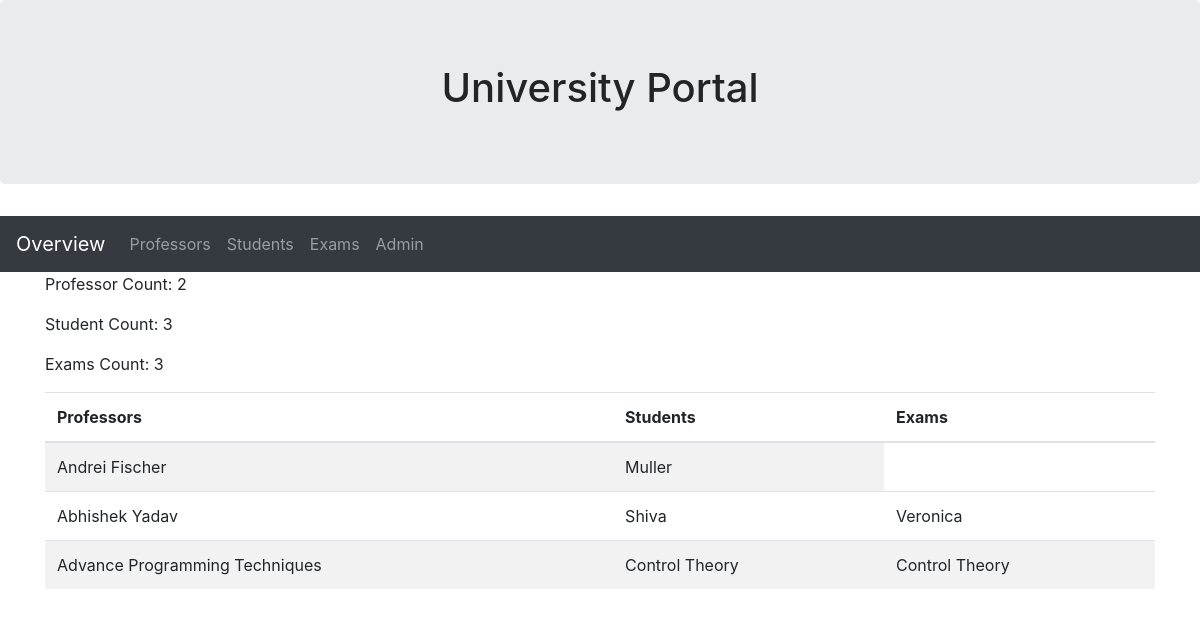
The page / on the database its author committed.
### university/models.py (models this page shows, shortened)
class Professor(models.Model):
    name = models.CharField(max_length=100, null=True)

class Student(models.Model):
    name = models.CharField(max_length=150, null=True)
    matriculation_number = models.IntegerField(default=0, null=True)

class Exam(models.Model):
    topic = models.CharField(max_length=200, null=True)
    docent = models.ForeignKey(Professor, on_delete=models.CASCADE, null=True)
    participants = models.ManyToManyField(Student, related_name="Exam")

### university/views.py (the view)
# urls.py: path('', views.index, name='index'),
def index(request):
    professors = Professor.objects.all()
    students = Student.objects.all()
    exams = Exam.objects.all()
    context = {"professors": professors, "students": students, "exams": exams}
    return render(request, 'university/index.html', context)

### university/templates/university/index.html
{% extends "university/base.html" %}
{% block main %}
<p>Professor Count: {{professors.count}}</p>
<p>Student Count: {{students.count}}</p>
<p>Exams Count: {{exams.count}}</p>
<table class="table table-striped">
    <thead>
    <tr>
        <th>Professors</th>
        <th>Students</th>
        <th>Exams</th>
    </tr>
    </thead>
    <tbody>
    <tr>
        {% for Professor in professors %}
        <td>{{Professor.name}}</td>
        {% endfor %}
    </tr>
    <tr>
        {% for Student in students %}
        <td>{{Student.name}}</td>
        {% endfor %}
    </tr>
    <tr>
        {% for Exam in exams %}
        <td>{{Exam.topic}}</td>
        {% endfor %}
    </tr>
    </tbody>
</table>
{% endblock %}

### university/templates/university/base.html (shortened to what this page needs)
<!DOCTYPE html>
<html lang="en">
<head>
  <link rel="stylesheet" href="https://maxcdn.bootstrapcdn.com/bootstrap/4.5.0/css/bootstrap.min.css">
</head>
<body>
<div class="jumbotron text-center">
  <h1>{% block headline %}University Portal{% endblock %}</h1>
</div>
<nav class="navbar navbar-expand-sm bg-dark navbar-dark">
  <a class="navbar-brand" href="/">Overview</a>
  <div class="collapse navbar-collapse" id="collapsibleNavbar">
    <ul class="navbar-nav">
      <li class="nav-item">
        <a class="nav-link" href="/professors">Professors</a>
      </li>
      <li class="nav-item">
        <a class="nav-link" href="/students">Students</a>
      </li>
      <li class="nav-item">
        <a class="nav-link" href="/exams">Exams</a>
      </li>
      <li class="nav-item">
        <a class="nav-link" href="/admin">Admin</a>
      </li>
    </ul>
  </div>
</nav>
<div class="container">
  {% block main %} {% endblock %}
</div>
</body>
</html>

### rows shown on the page
Professor: name "Andrei Fischer"
Professor: name "Muller"
Student: name "Abhishek Yadav"
Student: name "Shiva"
Student: name "Veronica"
Exam: topic "Advance Programming Techniques"
Exam: topic "Control Theory"
Exam: topic "Control Theory"

### other values the page prints
{{ professors.count }} "2"
{{ students.count }} "3"
{{ exams.count }} "3"
